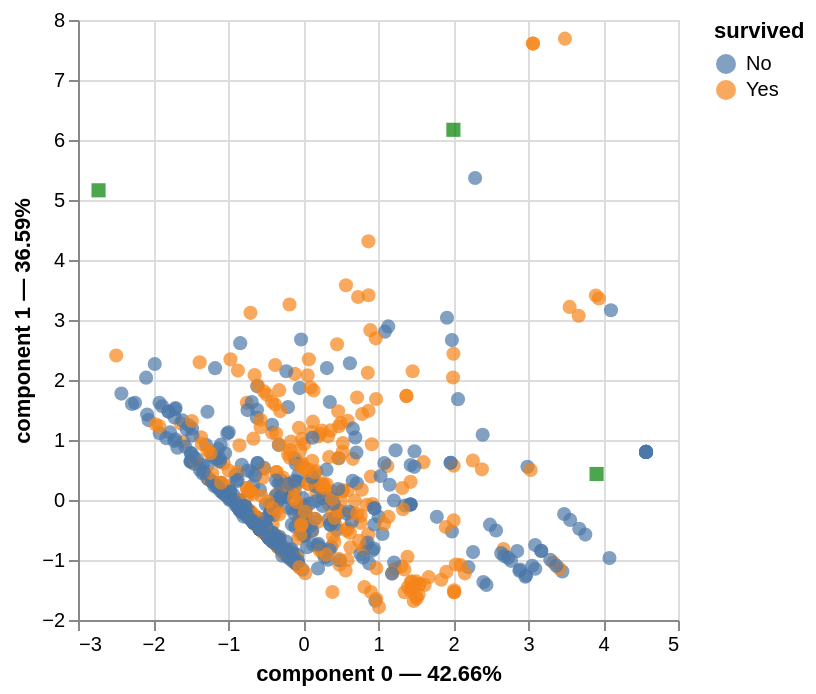

The notebook cell this image was saved under:
### Markdown cell above
##### <span style="color:purple">**Question:** Do you think we could easily predict the survival rate in PCA space?</span>

- Show the projections of the points in the principal maps, colored according to their survival rate.
- Refer to Prince's help for figures.

### Code cell
### TO BE COMPLETED ###

pca.plot(
    titanic_quanti,
    x_component=0,
    y_component=1,
    color_rows_by='survived',
    show_row_markers=True,
    show_column_markers=True,
    show_row_labels=False,
    row_labels_column=None,  # for DataFrames with a MultiIndex
    show_column_labels=False
)

### Figure 1 — Vega-Lite specification as saved in the notebook (floating-point values rounded to 4 significant figures; data arrays with more than 128 entries replaced by an {"elided": "..."} marker saying what was removed)
{"config": {"view": {"continuousWidth": 300, "continuousHeight": 300}}, "layer": [{"data": {"name": "data-27f9a5401ee046da35be0f64f09a064d"}, "mark": {"type": "circle", "size": 50}, "encoding": {"color": {"field": "survived", "type": "nominal"}, "tooltip": [{"field": "survived", "type": "nominal"}, {"field": "component 0", "type": "quantitative"}, {"field": "component 1", "type": "quantitative"}], "x": {"axis": {"title": "component 0 — 42.66%"}, "field": "component 0", "scale": {"zero": false}, "type": "quantitative"}, "y": {"axis": {"title": "component 1 — 36.59%"}, "field": "component 1", "scale": {"zero": false}, "type": "quantitative"}}, "name": "view_7688a267693afc2e_0"}, {"data": {"name": "data-b07e1ec00313ab7c74b939f7dfb35ed6"}, "mark": {"type": "square", "color": "green", "size": 50}, "encoding": {"tooltip": [{"field": "variable", "type": "nominal"}], "x": {"field": "component 0", "scale": {"zero": false}, "type": "quantitative"}, "y": {"field": "component 1", "scale": {"zero": false}, "type": "quantitative"}}}], "params": [{"name": "param_1e9efca18e7a2868", "select": {"type": "interval", "encodings": ["x", "y"]}, "bind": "scales", "views": ["view_7688a267693afc2e_0"]}], "$schema": "https://vega.github.io/schema/vega-lite/v6.1.0.json", "datasets": {"data-27f9a5401ee046da35be0f64f09a064d": {"elided": "876 records"}, "data-b07e1ec00313ab7c74b939f7dfb35ed6": [{"variable": "age", "component 0": -2.726, "component 1": 5.161, "component 2": -2.229, "label": "age"}, {"variable": "fare", "component 0": 2.005, "component 1": 6.17, "component 2": 2.047, "label": "fare"}, {"variable": "family_size", "component 0": 3.914, "component 1": 0.4336, "component 2": -2.601, "label": "family_size"}]}}
